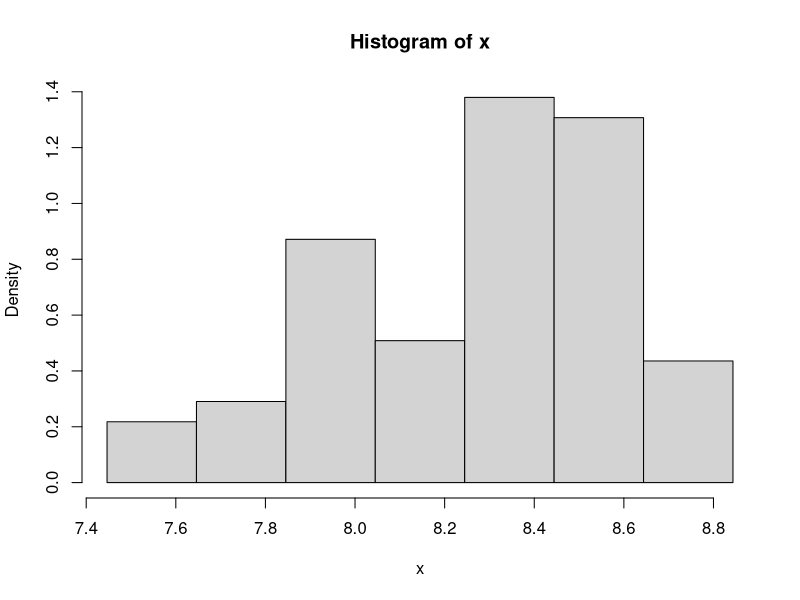
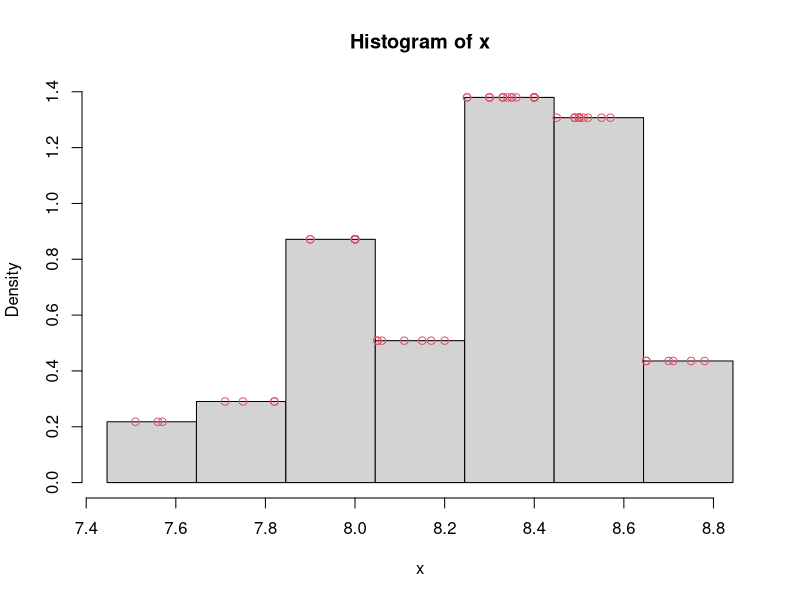
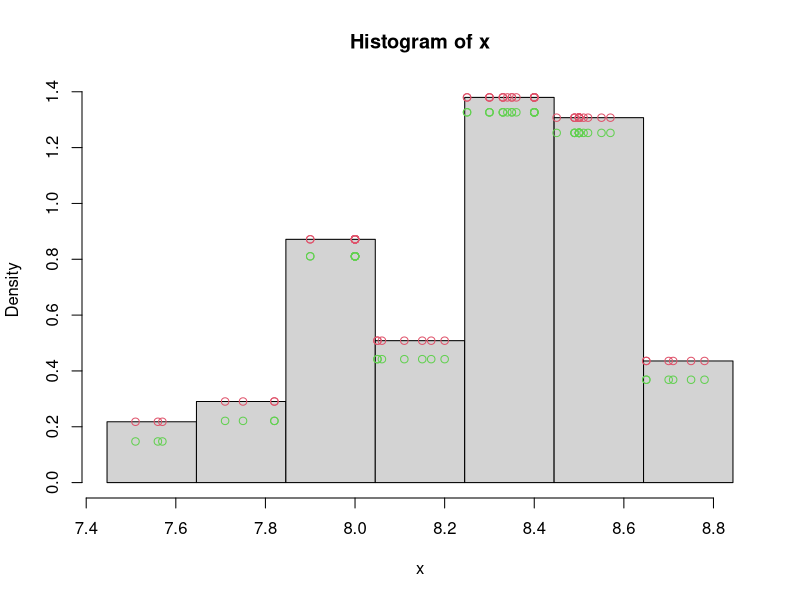
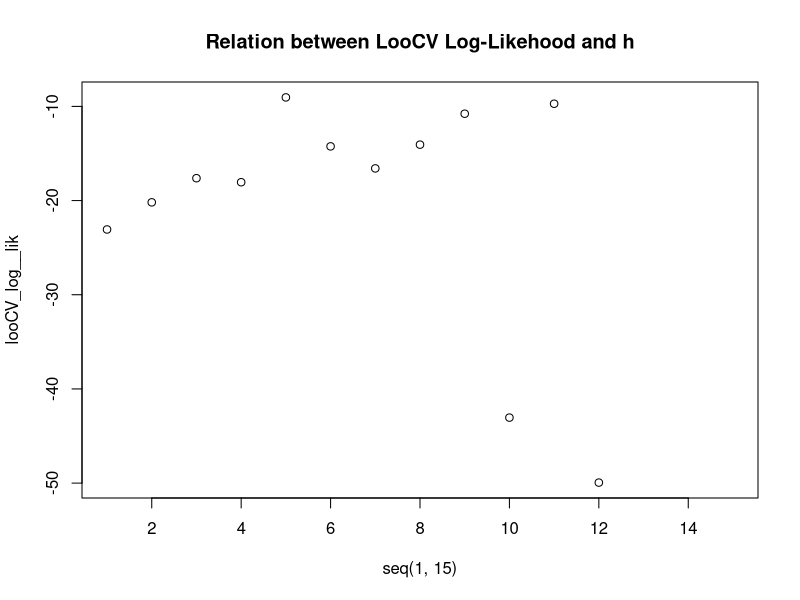
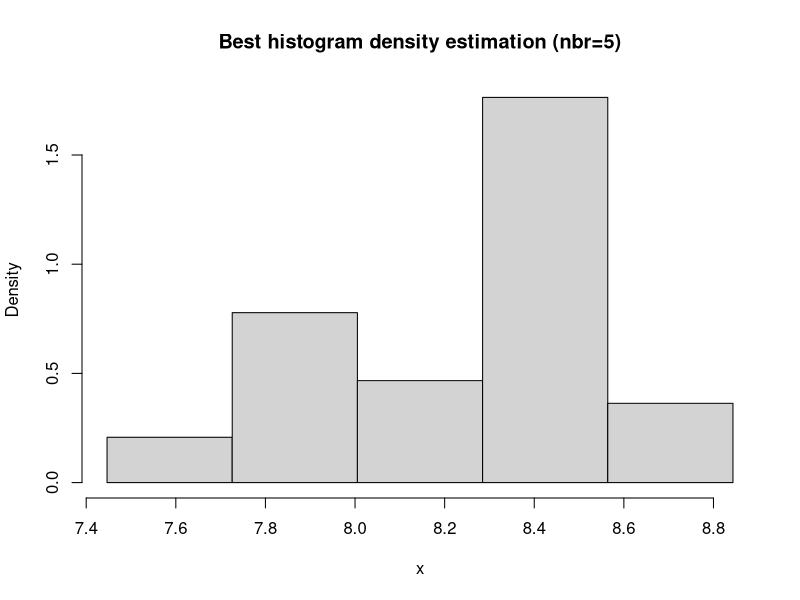
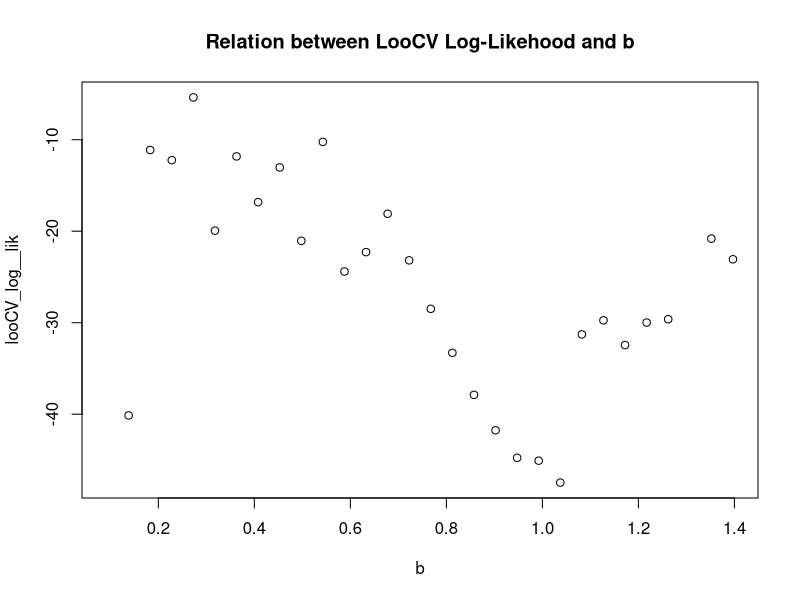
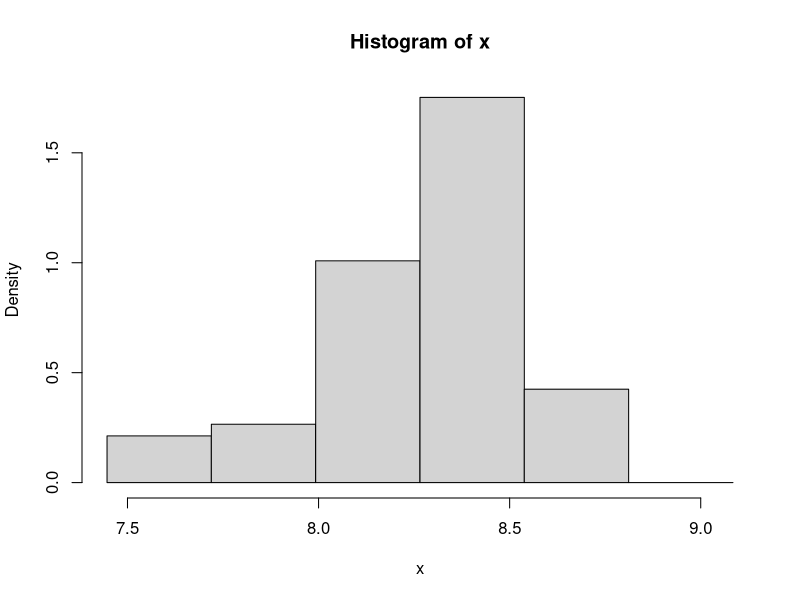
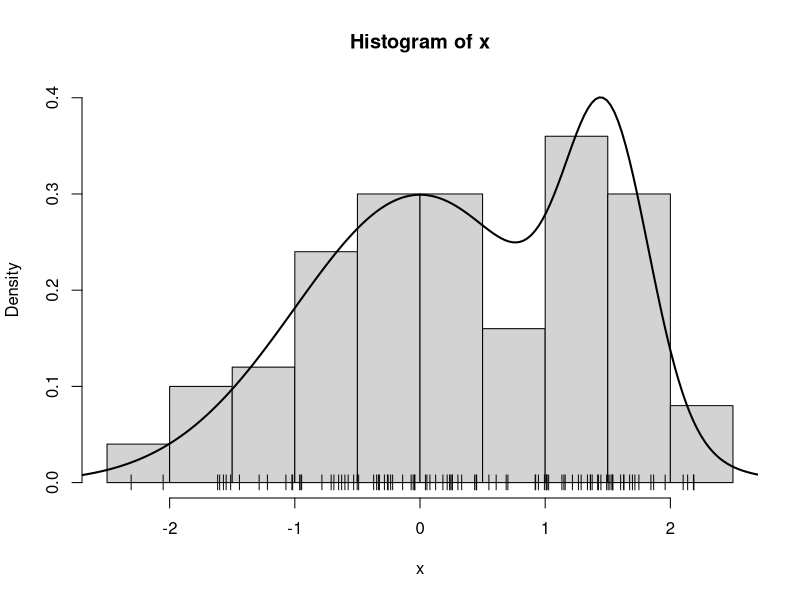

Generate these figures, in order, with R:
## ---- chunk 1
knitr::opts_chunk$set(echo = TRUE)
## ---- chunk 2
cdrate.df <-read.table("./cdrate.dat")
head(cdrate.df)
x <- cdrate.df[,1]
## ---- chunk 3
A <- min(x)-.05*diff(range(x)) 
Z <- max(x)+.05*diff(range(x))
nbr <- 7
## ---- chunk 4
hx <- hist(x,breaks=seq(A,Z,length=nbr+1),freq=F)
## ---- chunk 5
hx_f <- stepfun(hx$breaks,c(0,hx$density,0))
## ---- chunk 6
y=hx_f(x)
hist(x,breaks=seq(A,Z,length=nbr+1),freq=F)
points(x,y,col=2)
## ---- chunk 7
b = hx$breaks[2] - hx$breaks[1]
n=length(x)
f_loovc = function(p) (hx_f(p)*n*b-1)/(b*(n-1))
hx_loocv=lapply(x,f_loovc)

hist(x,breaks=seq(A,Z,length=nbr+1),freq=F)
points(x,y,col=2)
points(x,hx_loocv,col=3)
## ---- chunk 8
log_likelihood=sum(log(unlist(hx_loocv)))
log_likelihood
## ---- chunk 9
n=length(x)
hx_loocv=list()
looCV_log__lik=list()
y=list()
for (i in seq(1,15)){
  hx <- hist(x,breaks=seq(A,Z,length=i+1),plot=F)
  hx_f <- stepfun(hx$breaks,c(0,hx$density,0))
  b = hx$breaks[2] - hx$breaks[1]
  f_loocv = function(p) (hx_f(p)*n*b-1)/(b*(n-1))
  y[length(y)+1] <- list(hx_f(x))
  hx_loocv = lapply(x,f_loocv)
  looCV_log__lik = append(looCV_log__lik,sum(log(unlist(hx_loocv))))
}
## ---- chunk 10
plot(seq(1,15),looCV_log__lik)
title("Relation between LooCV Log-Likehood and h")
## ---- chunk 11
best=seq(1,15)[which.max(looCV_log__lik)]
best
## ---- chunk 12
hist(x,breaks=seq(A,Z,length=best+1), main="Best histogram density estimation (nbr=5)", freq=F)
## ---- chunk 13
b=seq((Z-A)/15,(Z-A)/1,length=30)
n=length(x)
y=list()
looCV_log__lik=list()
for (i in b){
  hx <- hist(x,breaks=seq(A,Z+i,by=i),plot=F)
  hx_f <- stepfun(hx$breaks,c(0,hx$density,0))
  f_loocv = function(p) (hx_f(p)*n*i-1)/(i*(n-1))
  y[length(y)+1]<-list(hx_f(x))
  hx_loocv=lapply(x,f_loocv)
  looCV_log__lik=append(looCV_log__lik,sum(log(unlist(hx_loocv))))
}
## ---- chunk 14
plot(b,looCV_log__lik)
title("Relation between LooCV Log-Likehood and b")
## ---- chunk 15
best=b[which.max(looCV_log__lik)]
best
## ---- chunk 16
hist(x,breaks=seq(A,Z+best,by=best), freq=F)
hist(x,breaks=seq(A,Z+best,by=best), plot=F)
## ---- chunk 17
graph.mixt<-
function(k=1, mu=seq(-2*(k-1),2*(k-1),length=k), sigma=seq(1,1,length=k), alpha=seq(1/k,1/k,length=k), graphic=TRUE,...)
{
   L<-min(mu-3*sigma)
   U<-max(mu+3*sigma)
         
   x<- seq(from=L,to=U,length=200)
   fx<- 0*x
   Salpha<-sum(alpha)
   for(i in 1:k){
   	p<-alpha[i]/Salpha
#   	fx <- fx + p*exp(-.5*((x-mu[i])/sigma[i])^2)/(sqrt(2*pi)*sigma[i])
   	fx <- fx + p*dnorm(x,mu[i],sigma[i])
   }
   if (graphic){
      plot(x,fx,type="l",...)
   }
   return(list(L = L, U = U, x = x, fx = fx))
}


sim.mixt <- function(n=1,k=1, 
         mu=seq(-2*(k-1),2*(k-1),length=k), 
         sigma=seq(1,1,length=k), 
         alpha=seq(1/k,1/k,length=k), graphic=FALSE,...)
{
   csa<-cumsum(alpha)
   x<-runif(n)
      
   for (i in 1:n){
      comp<-sum(csa<=x[i])+1
      x[i]<-rnorm(1,mu[comp],sigma[comp])
   }
   if(graphic) {
      out<-graph.mixt(k, mu, sigma, alpha, gr=FALSE)
      hist(x,freq = FALSE,
           ylim=c(0,max(c(max(out$fx),max(hist(x,plot=FALSE)$density)))))
      lines(out$x,out$fx,lty=1,lwd=2)
   }   
   return(x)
}
## ---- chunk 18
set.seed(123)
n <- 100
mu <- c(0,3/2)
sigma <- c(1,1/3)
alpha <- c(3/4,1/4)
x <- sim.mixt(n=n, k=2, mu=mu, sigma=sigma, alpha=alpha, gr=T)
points(x,0*x,pch="|")
## ---- chunk 19
A <- min(x)-.05*diff(range(x)) 
Z <- max(x)+.05*diff(range(x))
b=seq((Z-A)/15,(Z-A)/1,length=30)
n=length(x)
y=list()
looCV_log__lik=list()
for (i in b){
  hx <- hist(x,breaks=seq(A,Z+i,by=i),plot=F)
  hx_f <- stepfun(hx$breaks,c(0,hx$density,0))
  f_loovc = function(p) (hx_f(p)*n*i-1)/(i*(n-1))
  y[length(y)+1]<-list(hx_f(x))
  hx_loocv=lapply(x,f_loovc)
  looCV_log__lik=append(looCV_log__lik,sum(log(unlist(hx_loocv))))
}
## ---- chunk 20
scott_b=3.49*sd(x)*length(x)^(-1/3)
scott_b
scott_hx <- hist(x,breaks=seq(A,Z+scott_b,by=scott_b),plot=F)
scott_hx_f <- stepfun(scott_hx$breaks,c(0,scott_hx$density,0))
scott_f_loovc = function(p) (scott_hx_f(p)*n*scott_b-1)/(scott_b*(n-1))
scott_y=scott_hx_f(x)
scott_hx_loocv=lapply(x,scott_f_loovc)
scott_looCV_log__lik=sum(log(unlist(scott_hx_loocv)))
scott_looCV_log__lik
## ---- chunk 21
best=b[which.max(looCV_log__lik)]
# maybe it is better to put this as text in the markdown
print(paste("best b (LOOCV)",best," l-likelihood=",max(unlist(looCV_log__lik))))
print(paste("best scott b",scott_b," l-likelihood=",scott_looCV_log__lik))
## ---- chunk 22
hist(x,breaks=seq(A,Z+best,by=best),main="Best LooCV Approximation",freq=F)
# plot(x,unlist(y[which.max(looCV_log__lik)]))

hist(x,breaks=seq(A,Z+best,by=scott_b),main="Scott's Approximation",freq=F)
# plot(x,unlist(scott_y))
## ---- chunk 23
n=length(x)
hx_loocv=list()
looCV_log__lik=list()
y=list()
for (h in seq(11,50)){
  kx <- density(x)
  x_f <- approxfun(x=kx$x, y=kx$y, method='linear', rule=2)
  f_loovc = function(p) (n/(n-1))*(x_f(p)-(dnorm(0)/(n*h)))
  y[length(y)+1]<-list(x_f(x))
  hx_loocv=lapply(x,f_loovc)
  looCV_log__lik=append(looCV_log__lik,sum(log(unlist(hx_loocv))))
}
## ---- chunk 24
plot(seq(11,50),looCV_log__lik)
title("Relation between LooCV Log-Likehood and h")
## ---- chunk 25
best=seq(11,50)[which.max(looCV_log__lik)]
best
## ---- chunk 26
plot(x,unlist(y[which.max(looCV_log__lik)]),ylab="Density")
title("Best looCV approximation")
